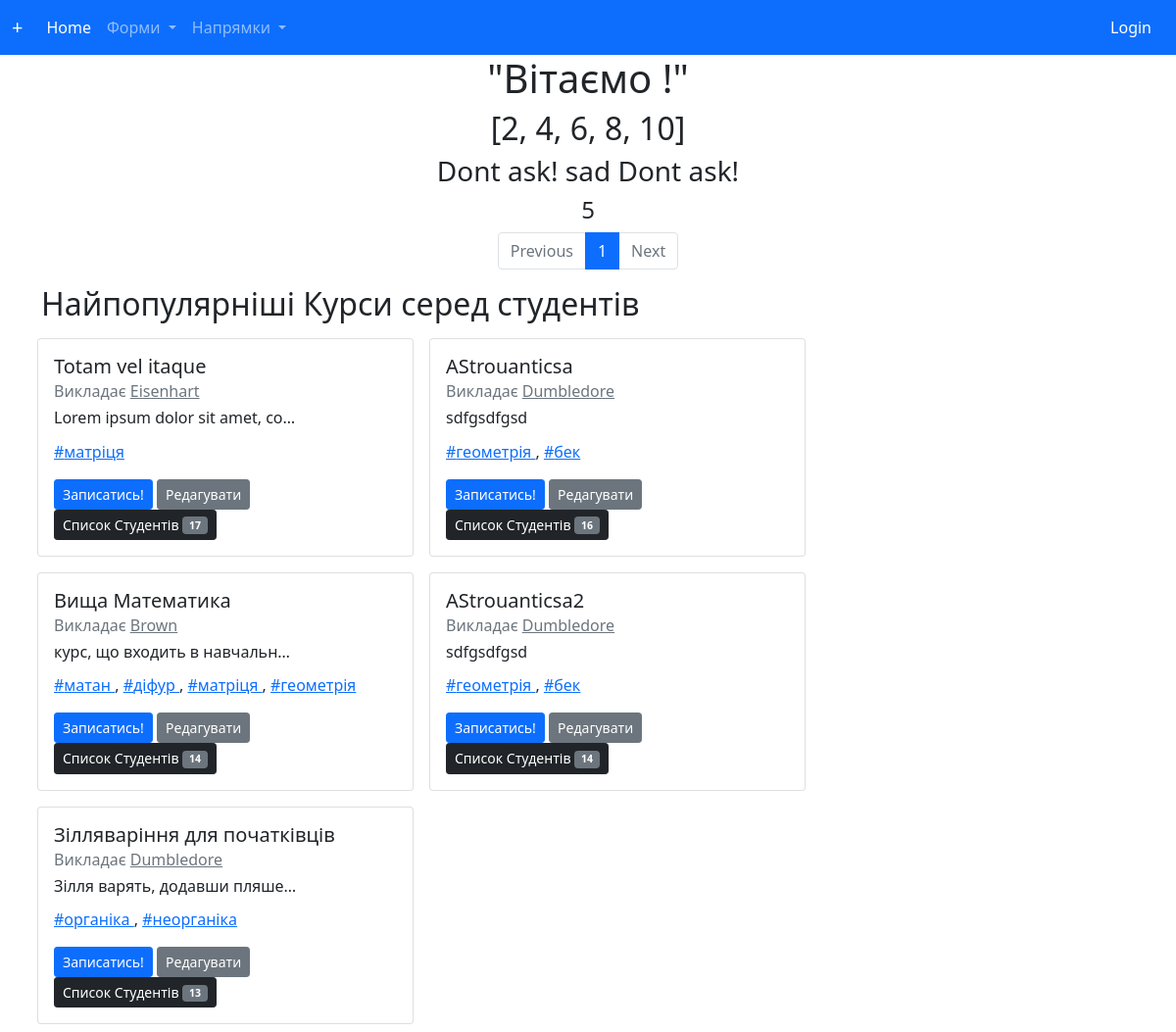
The page /courses_by_cat/4/ on the database as committed earlier.
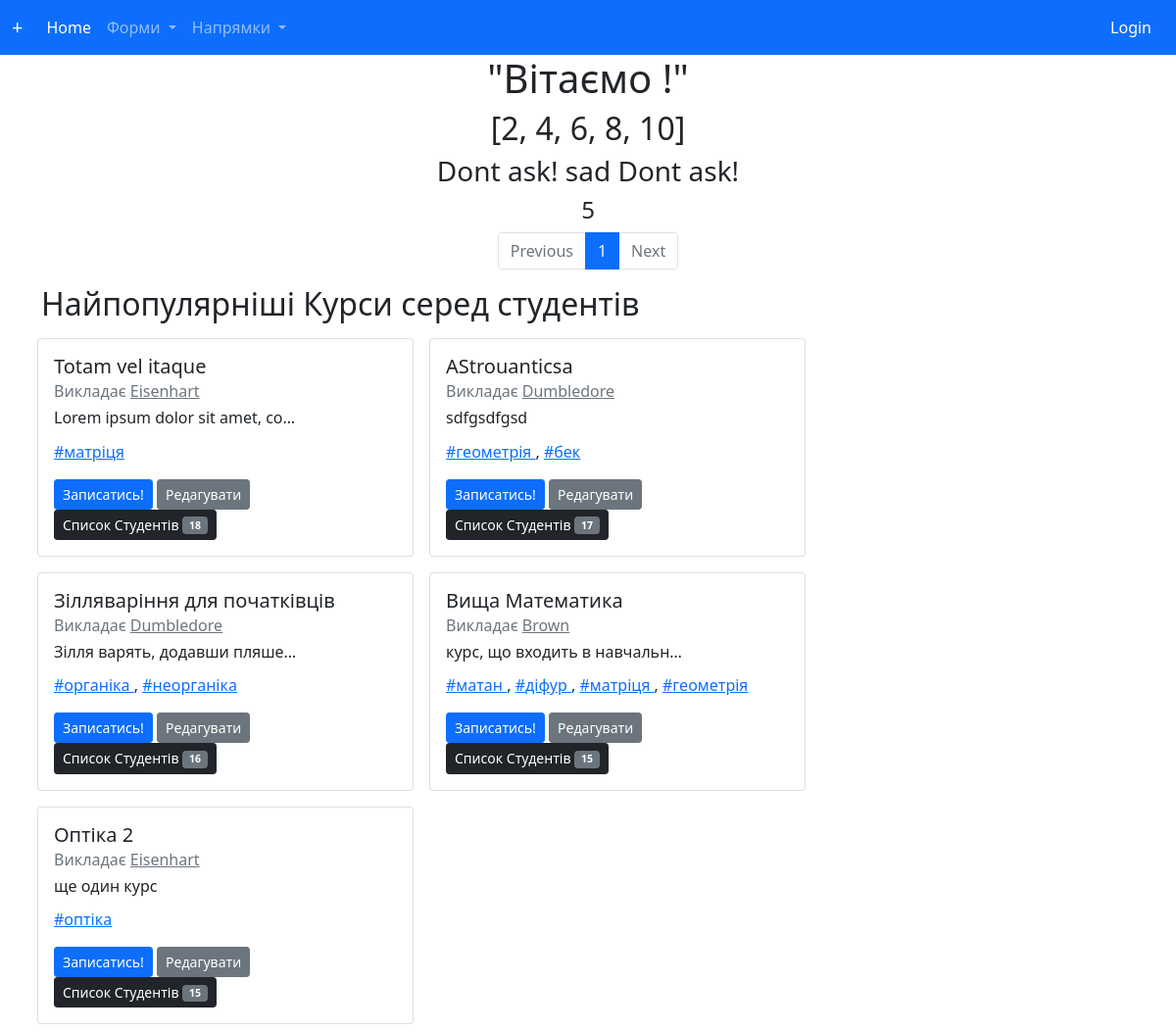
The same page on the database as committed later.
### journal/models.py (models this page shows, shortened)
class Course(models.Model):
    name = models.CharField(max_length=255, unique=True,)
    category = models.ForeignKey("journal.CourseCategory",on_delete=models.SET_NULL,null=True)
    description = models.TextField()
    teacher = models.ForeignKey("journal.Teacher",on_delete=models.SET_NULL,null=True)
    tags = models.ManyToManyField("journal.Tag",blank=True)
    dummy = models.BooleanField(default=False)
    students_count = models.SmallIntegerField(null=True)
    created_at = models.DateTimeField(auto_now_add=True)

class Teacher(models.Model):
    firstname = models.CharField(max_length=255)
    surname = models.CharField(max_length=255)
    title = models.CharField(max_length=255)
    age = models.PositiveSmallIntegerField()
    email = models.CharField(max_length=255)
    dummy = models.BooleanField(default=False)
    groups = models.ManyToManyField("journal.Group", blank=True )

class Tag(models.Model):
    name = models.CharField(max_length=255)
    dummy = models.BooleanField(default=False)
    def __str__(self):
        return f"{self.name} "

### journal/views.py (the view)
# urls.py: path('courses_by_cat/<int:category_id>/', views.CourseByCategoryView.as_view(), name="courses_by_cat"),
class CourseByCategoryView(IndexView):
    def get_queryset(self):
        queryset = super(CourseByCategoryView, self).get_queryset()
        return queryset.select_related('teacher').prefetch_related('tags').filter(category__id=self.kwargs["category_id"])

### journal/context_processor.py (called while the page is built)
def get_categories(request):
    return {
        "course_categories": CourseCategory.objects.all(),
        "alphanum_list":[1,2,3,4,5,6,"shs",7,8,10,"11"],
    }

### journal/models.py (called while the page is built)
    def __str__(self):
        return f"{self.name} "

### journal/templatetags/custom_tags.py (called while the page is built)
@register.filter
def evennums(alphanum_list):
    return [x for x in alphanum_list if (str(x).isnumeric() and int(x)%2==0)]

@register.filter
def whyiwedoingthis(text):
    return text.replace("?","Dont ask!")

@register.filter
def wordscount(text):
    return len(re.findall(r'\b\w*[A-Za-z]\w*\b', text))

@register.inclusion_tag("includes/course_list.html")
def most_popular_courses():
    return {
        'object_list': Course.objects.all().select_related('teacher').prefetch_related('tags').exclude(teacher__isnull=True).order_by("-students_count")[:5]
    }

### journal/views.py (called while the page is built)
    def get_queryset(self):
        queryset = super(IndexView,self).get_queryset()
        return queryset.select_related('teacher').prefetch_related('tags').exclude(teacher__isnull=True).order_by("?")

### journal/templates/index.html (shortened to what this page needs)
{%extends "Base.html"%}
{% load custom_tags %}
{% block content%}
<h1 align="center">"Вітаємо {{user.username}}!"</h1>
<h2 align="center">{{ alphanum_list|evennums }}</h2>
<h3 align="center">{{ "? sad ?"|whyiwedoingthis }}</h3>
    <h4 align="center">{{ "lorem 5 words should count four" |  wordscount }}</h4>
{% include "includes/paginator.html" %}
    <div class="row">
        <h2>Найпопулярніші Курси серед студентів</h2>
    </div>
    <div class="row">
        {% most_popular_courses %}
    </div>
{% endblock content%}

### journal/templates/includes/course_list.html
  {%for course in object_list %}
  <div class="w-auto p-2 "  >
    <div class="card" style="width: 24rem;">
      <div class="card-body" >
        <h5 class="card-title">{{course.name}}</h5>
        <h6 class="card-subtitle mb-2 text-muted">Викладає <a class="card-subtitle mb-2 text-muted" href="#">{{course.teacher.surname}}</a>
        </h6>
        <h6>
        <span class="d-inline-block text-truncate" style="max-width: 250px;">
          {{course.description}}
        </span>
        </h6>
        <p>
          {%for tag in course.tags.all%}
          <a href="#">
            #{{tag}}</a>
            {% if not forloop.last%},{% endif%}
          {%endfor%}
        </p>
        <a href="#" class="btn btn-primary btn-sm">Записатись!</a>
        <a href={% url "course_edit" course_id=course.id %} class="btn btn-secondary btn-sm">Редагувати</a>
        <a href={% url "students_by_course" course_id=course.id %} class="btn btn-dark btn-sm">Список Студентів <span class="badge bg-secondary">{{course.students_count}}</span></a>
      </div>
    </div>
  </div>
  {%endfor%}

Rows that differ between the two databases and show on the page:
no longer on this page (row edited): Course: name "AStrouanticsa2", teacher.surname "Dumbledore", description "sdfgsdfgsd", students_count "14", Tag (name "геометрія"), Tag (name "бек")
changed Course "Totam vel itaque": students_count "17" → "18"
changed Course "AStrouanticsa": students_count "16" → "17"
changed Course "Зілляваріння для початківців": students_count "13" → "16"; moves up the list
changed Course "Вища Математика": students_count "14" → "15"
now on this page (row edited): Course: name "Оптіка 2", teacher.surname "Eisenhart", description "ще один курс", students_count "15"
now on this page (row unchanged): Tag: name "оптіка", shown under "Оптіка 2"
